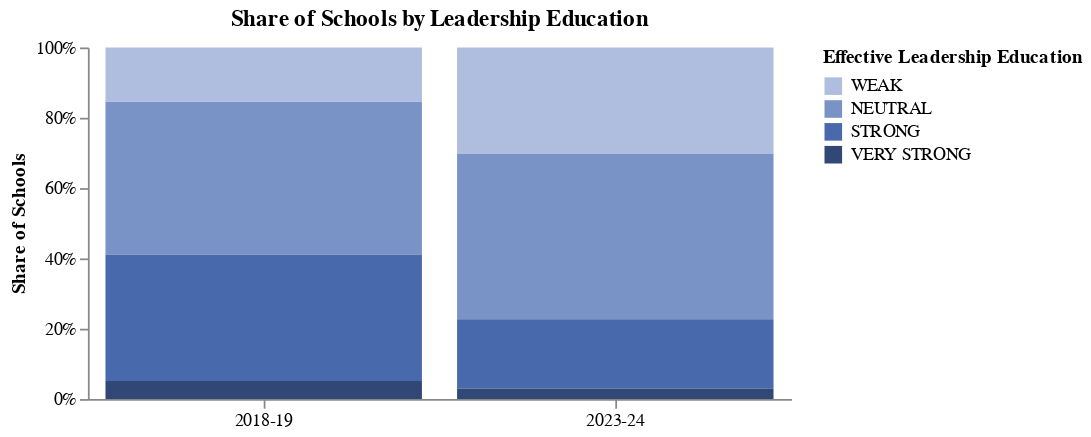

This figure's notebook cell:
### Code cell
# plot
plot7 = (alt.Chart(combined)
      .mark_bar()
      .encode(
          x=alt.X("School_Year:N", sort=year_order, title=None, axis=alt.Axis(labelAngle=0)),
          y=alt.Y("count():Q", stack="normalize", axis=alt.Axis(format="%", title="Share of Schools")),
          color=alt.Color("School_Survey_Effective_Leaders:N",
              title="Effective Leadership Education",
              sort=["WEAK", "NEUTRAL", "STRONG", "VERY STRONG"],
              scale=alt.Scale(range=["#afbede", "#7993c7", "#4869ac", "#314876"])),
          order=alt.Order("level_rank:Q", sort="descending"))
      .properties(title="Share of Schools by Leadership Education", width=400, height=200)
      .configure_view(strokeWidth=0)
      .configure_axis(grid=False))

plot7.save("plot7.svg")

plot7

### Figure 1 — Vega-Lite specification as saved in the notebook (floating-point values rounded to 4 significant figures; data arrays with more than 128 entries replaced by an {"elided": "..."} marker saying what was removed)
{"config": {"view": {"continuousWidth": 300, "continuousHeight": 300, "strokeWidth": 0}, "axis": {"grid": false}}, "data": {"name": "data-9330a59d280d5675ac8dda11754adb3c"}, "mark": {"type": "bar"}, "encoding": {"color": {"field": "School_Survey_Effective_Leaders", "scale": {"range": ["#afbede", "#7993c7", "#4869ac", "#314876"]}, "sort": ["WEAK", "NEUTRAL", "STRONG", "VERY STRONG"], "title": "Effective Leadership Education", "type": "nominal"}, "order": {"field": "level_rank", "sort": "descending", "type": "quantitative"}, "x": {"axis": {"labelAngle": 0}, "field": "School_Year", "sort": ["2018-19", "2023-24"], "title": null, "type": "nominal"}, "y": {"aggregate": "count", "axis": {"format": "%", "title": "Share of Schools"}, "stack": "normalize", "type": "quantitative"}}, "height": 200, "title": "Share of Schools by Leadership Education", "width": 400, "$schema": "https://vega.github.io/schema/vega-lite/v5.20.1.json", "datasets": {"data-9330a59d280d5675ac8dda11754adb3c": {"elided": "144 records"}}}
